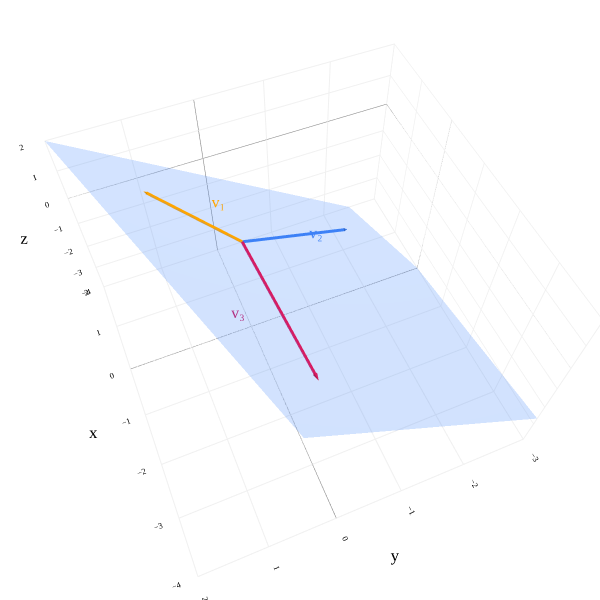

Source (notebook cell):
### Markdown cell above
In the left example, $\color{#d81b60} \vec v_3 = \begin{bmatrix} -3 \\ 0 \end{bmatrix}$ travels in a direction that $\color{orange} \vec v_1 = \begin{bmatrix} 1 \\ 1 \end{bmatrix}$ and $\color{#3d81f6} \vec v_2 = \begin{bmatrix} 2 \\ 2 \end{bmatrix}$ don't, so removing $\color{#d81b60} \vec v_3$ would impact the span (it would drop from $\mathbb{R}^2$ to a line). But, we don't need both $\color{orange} \vec v_1$ and $\color{#3d81f6} \vec v_2$ to span $\mathbb{R}^2$, since $\color{orange} \vec v_1$ already travels in the direction of $\color{#3d81f6} \vec v_2$.

In the right example, where

$${\color{orange}\vec v_1 = \begin{bmatrix} 1 \\ 1 \end{bmatrix}}, \quad {\color{#3d81f6}\vec v_2 = \begin{bmatrix} -1 \\ 2 \end{bmatrix}}, \quad {\color{#d81b60}\vec v_3 = \begin{bmatrix} -3 \\ 0 \end{bmatrix}}$$

Any two of these vectors will span the entirety of $\mathbb{R}^2$, meaning that if you pick any two of them, you can recreate the third one. These three vectors are linearly dependent.

$$\text{span}(\{ {\color{orange}\vec v_1}, {\color{#3d81f6}\vec v_2}, {\color{#d81b60}\vec v_3} \}) = \text{span}(\{ {\color{orange}\vec v_1}, {\color{#3d81f6}\vec v_2} \}) = \text{span}(\{ {\color{orange}\vec v_1}, {\color{#d81b60}\vec v_3} \}) = \text{span}(\{ {\color{#3d81f6}\vec v_2}, {\color{#d81b60}\vec v_3} \}) = \mathbb{R}^2$$

<br>

### Examples in $\mathbb{R}^3$

Moving on up to $\mathbb{R}^3$, instead of considering all possible arrangements, let me enumerate their possible spans.

1. All three are the zero vector, $\vec 0$. (Annoying edge case, but I'm including it for completeness.)
1. All three are collinear, meaning they span a line.
1. All three are on the same plane, meaning they span that same plane.
1. None of the above, meaning they span all of $\mathbb{R}^3$.

As before, Case 1 and Case 2 are easy enough to reason about. First, let's consider Case 3. Suppose

$${\color{orange}\vec v_1 = \begin{bmatrix} 1 \\ 1 \\ 1 \end{bmatrix}}, \quad {\color{#3d81f6}\vec v_2 = \begin{bmatrix} 1 \\ -2 \\ -3 \end{bmatrix}}, \quad {\color{#d81b60}\vec v_3 = \begin{bmatrix} -3 \\ 0 \\ 1 \end{bmatrix}}$$

### Code cell
from utils import plot_vectors
import numpy as np
import plotly.graph_objects as go

v1 = (1, 1, 1)
v2 = (1, -2, -3)
v3 = (-3, 0, 1)

fig = plot_vectors([(v1, "orange", r"v₁"), 
                    (v2, "#3d81f6", r"v₂"),
                    (v3, "#d81b60", r"v₃"),
                    ], show_axis_labels=True, vdeltax=0.3, vdeltay=1)

# Add the plane spanned by v1 and v2
plane_extent = 30
num_points = 3

s_range = np.linspace(-plane_extent, plane_extent, num_points)
t_range = np.linspace(-plane_extent, plane_extent, num_points)
s_grid, t_grid = np.meshgrid(s_range, t_range)

plane_x = s_grid * v1[0] + t_grid * v2[0]
plane_y = s_grid * v1[1] + t_grid * v2[1]
plane_z = s_grid * v1[2] + t_grid * v2[2]

fig.add_trace(go.Surface(
    x=plane_x,
    y=plane_y,
    z=plane_z,
    opacity=0.8,
    colorscale=[[0, 'rgba(61,129,246,0.3)'], [1, 'rgba(61,129,246,0.3)']],
    showscale=False,
))

fig.update_xaxes(
    scaleanchor="y",
    scaleratio=1,
    tickvals=np.arange(-10, 10, 1)
)

fig.update_yaxes(
    scaleanchor="x",
    scaleratio=1,
    tickvals=np.arange(-10, 10, 1)
)

fig.update_layout(
    xaxis_range=[-10, 10],
    yaxis_range=[-10, 10],
    width=600,
    height=600,
    scene_camera=dict(
        eye=dict(x=-1.2, y=0.5, z=2)
    ),
)

fig.show()

### Figure 1 — Plotly figure (JSON) as saved in the notebook; plotly's stock layout.template omitted (floating-point values rounded to 4 significant figures)
{"data": [{"hovertemplate": "(%{x}, %{y}, %{z})<extra></extra>", "line": {"color": "orange", "width": 6}, "mode": "lines", "showlegend": false, "type": "scatter3d", "x": [0, 1], "y": [0, 1], "z": [0, 1]}, {"colorscale": [[0, "orange"], [1, "orange"]], "hoverinfo": "skip", "showlegend": false, "showscale": false, "sizemode": "raw", "sizeref": 0.4, "type": "cone", "u": [0.1], "v": [0.1], "w": [0.1], "x": [1], "y": [1], "z": [1]}, {"hoverinfo": "skip", "mode": "text", "showlegend": false, "text": ["v₁"], "textfont": {"color": "orange", "family": "Palatino", "size": 16}, "textposition": "middle center", "type": "scatter3d", "x": [0.6061], "y": [0.1464], "z": [0.5]}, {"hovertemplate": "(%{x}, %{y}, %{z})<extra></extra>", "line": {"color": "#3d81f6", "width": 6}, "mode": "lines", "showlegend": false, "type": "scatter3d", "x": [0, 1], "y": [0, -2], "z": [0, -3]}, {"colorscale": [[0, "#3d81f6"], [1, "#3d81f6"]], "hoverinfo": "skip", "showlegend": false, "showscale": false, "sizemode": "raw", "sizeref": 0.4, "type": "cone", "u": [0.1], "v": [-0.2], "w": [-0.3], "x": [1], "y": [-2], "z": [-3]}, {"hoverinfo": "skip", "mode": "text", "showlegend": false, "text": ["v₂"], "textfont": {"color": "#3d81f6", "family": "Palatino", "size": 16}, "textposition": "middle center", "type": "scatter3d", "x": [0.3658], "y": [-1.224], "z": [-1.5]}, {"hovertemplate": "(%{x}, %{y}, %{z})<extra></extra>", "line": {"color": "#d81b60", "width": 6}, "mode": "lines", "showlegend": false, "type": "scatter3d", "x": [0, -3], "y": [0, 0], "z": [0, 1]}, {"colorscale": [[0, "#d81b60"], [1, "#d81b60"]], "hoverinfo": "skip", "showlegend": false, "showscale": false, "sizemode": "raw", "sizeref": 0.4, "type": "cone", "u": [-0.3], "v": [0], "w": [0.1], "x": [-3], "y": [0], "z": [1]}, {"hoverinfo": "skip", "mode": "text", "showlegend": false, "text": ["v₃"], "textfont": {"color": "#d81b60", "family": "Palatino", "size": 16}, "textposition": "middle center", "type": "scatter3d", "x": [-1.5], "y": [0.5], "z": [0.5]}, {"colorscale": [[0, "rgba(61,129,246,0.3)"], [1, "rgba(61,129,246,0.3)"]], "opacity": 0.8, "showscale": false, "type": "surface", "x": [[-60.0, -30.0, 0.0], [-30.0, 0.0, 30.0], [0.0, 30.0, 60.0]], "y": [[30.0, 60.0, 90.0], [-30.0, 0.0, 30.0], [-90.0, -60.0, -30.0]], "z": [[60.0, 90.0, 120.0], [-30.0, 0.0, 30.0], [-120.0, -90.0, -60.0]]}], "layout": {"font": {"color": "black", "family": "Palatino", "size": 14}, "height": 600, "margin": {"b": 0, "l": 0, "r": 0, "t": 0}, "paper_bgcolor": "white", "plot_bgcolor": "white", "scene": {"aspectratio": {"x": 1.2, "y": 1.2, "z": 0.8}, "bgcolor": "white", "camera": {"eye": {"x": -1.2, "y": 0.5, "z": 2}}, "xaxis": {"backgroundcolor": "white", "gridcolor": "#f0f0f0", "range": [-4, 2], "showbackground": true, "tickfont": {"size": 10}, "title": {"text": "x"}, "zerolinecolor": "gray"}, "yaxis": {"backgroundcolor": "white", "gridcolor": "#f0f0f0", "range": [-3, 2], "showbackground": true, "tickfont": {"size": 10}, "title": {"text": "y"}, "zerolinecolor": "gray"}, "zaxis": {"backgroundcolor": "white", "gridcolor": "#f0f0f0", "range": [-4, 2], "showbackground": true, "tickfont": {"size": 10}, "title": {"text": "z"}, "zerolinecolor": "gray"}}, "width": 600, "xaxis": {"range": [-10, 10], "scaleanchor": "y", "scaleratio": 1, "tickvals": [-10, -9, -8, -7, -6, -5, -4, -3, -2, -1, 0, 1, 2, 3, 4, 5, 6, 7, 8, 9]}, "yaxis": {"range": [-10, 10], "scaleanchor": "x", "scaleratio": 1, "tickvals": [-10, -9, -8, -7, -6, -5, -4, -3, -2, -1, 0, 1, 2, 3, 4, 5, 6, 7, 8, 9]}}}
